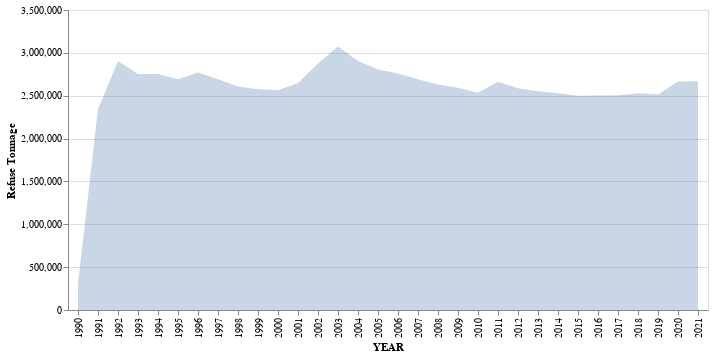

The notebook cell saved with this chart:
### Code cell
alt.Chart(DSNY_pivot).mark_area(opacity=0.3).encode(
    alt.X("YEAR", type = "ordinal"),
    alt.Y("REFUSE", type = "quantitative", title="Refuse Tonnage")
).interactive()

### Figure 1 — Vega-Lite specification as saved in the notebook (floating-point values rounded to 4 significant figures)
{"config": {"view": {"continuousWidth": 400, "continuousHeight": 300}}, "data": {"name": "data-905c9a58ee2e37f957fb318656622bae"}, "mark": {"type": "area", "opacity": 0.3}, "encoding": {"x": {"field": "YEAR", "type": "ordinal"}, "y": {"field": "REFUSE", "title": "Refuse Tonnage", "type": "quantitative"}}, "selection": {"selector007": {"type": "interval", "bind": "scales", "encodings": ["x", "y"]}}, "$schema": "https://vega.github.io/schema/vega-lite/v4.17.0.json", "datasets": {"data-905c9a58ee2e37f957fb318656622bae": [{"YEAR": 1990, "MGP": 0.0, "ORGANICS": 0.0, "PAPER": 0.0, "REFUSE": 303500.0}, {"YEAR": 1991, "MGP": 0.0, "ORGANICS": 0.0, "PAPER": 0.0, "REFUSE": 2346000.0}, {"YEAR": 1992, "MGP": 0.0, "ORGANICS": 0.0, "PAPER": 0.0, "REFUSE": 2906000.0}, {"YEAR": 1993, "MGP": 86540.0, "ORGANICS": 3422.0, "PAPER": 139100.0, "REFUSE": 2752000.0}, {"YEAR": 1994, "MGP": 162500.0, "ORGANICS": 2781.0, "PAPER": 256100.0, "REFUSE": 2754000.0}, {"YEAR": 1995, "MGP": 168100.0, "ORGANICS": 3322.0, "PAPER": 231200.0, "REFUSE": 2691000.0}, {"YEAR": 1996, "MGP": 173700.0, "ORGANICS": 2288.0, "PAPER": 256600.0, "REFUSE": 2771000.0}, {"YEAR": 1997, "MGP": 193300.0, "ORGANICS": 4670.0, "PAPER": 221300.0, "REFUSE": 2692000.0}, {"YEAR": 1998, "MGP": 243900.0, "ORGANICS": 6893.0, "PAPER": 230900.0, "REFUSE": 2608000.0}, {"YEAR": 1999, "MGP": 275600.0, "ORGANICS": 18670.0, "PAPER": 243100.0, "REFUSE": 2577000.0}, {"YEAR": 2000, "MGP": 299000.0, "ORGANICS": 16020.0, "PAPER": 253100.0, "REFUSE": 2565000.0}, {"YEAR": 2001, "MGP": 312400.0, "ORGANICS": 17940.0, "PAPER": 241400.0, "REFUSE": 2649000.0}, {"YEAR": 2002, "MGP": 156000.0, "ORGANICS": 14.8, "PAPER": 209000.0, "REFUSE": 2875000.0}, {"YEAR": 2003, "MGP": 1.0, "ORGANICS": 12.7, "PAPER": 193700.0, "REFUSE": 3075000.0}, {"YEAR": 2004, "MGP": 186900.0, "ORGANICS": 17040.0, "PAPER": 329500.0, "REFUSE": 2906000.0}, {"YEAR": 2005, "MGP": 243700.0, "ORGANICS": 13180.0, "PAPER": 372200.0, "REFUSE": 2806000.0}, {"YEAR": 2006, "MGP": 234800.0, "ORGANICS": 17820.0, "PAPER": 353500.0, "REFUSE": 2759000.0}, {"YEAR": 2007, "MGP": 228000.0, "ORGANICS": 4866.0, "PAPER": 346700.0, "REFUSE": 2692000.0}, {"YEAR": 2008, "MGP": 228700.0, "ORGANICS": 15.0, "PAPER": 341000.0, "REFUSE": 2630000.0}, {"YEAR": 2009, "MGP": 231100.0, "ORGANICS": 0.0, "PAPER": 311200.0, "REFUSE": 2592000.0}, {"YEAR": 2010, "MGP": 220900.0, "ORGANICS": 0.0, "PAPER": 299400.0, "REFUSE": 2534000.0}, {"YEAR": 2011, "MGP": 219400.0, "ORGANICS": 0.0, "PAPER": 302000.0, "REFUSE": 2664000.0}, {"YEAR": 2012, "MGP": 211600.0, "ORGANICS": 146.5, "PAPER": 283200.0, "REFUSE": 2587000.0}, {"YEAR": 2013, "MGP": 219800.0, "ORGANICS": 1651.0, "PAPER": 284100.0, "REFUSE": 2553000.0}, {"YEAR": 2014, "MGP": 235000.0, "ORGANICS": 8202.0, "PAPER": 288700.0, "REFUSE": 2528000.0}, {"YEAR": 2015, "MGP": 251400.0, "ORGANICS": 13670.0, "PAPER": 292700.0, "REFUSE": 2499000.0}, {"YEAR": 2016, "MGP": 275300.0, "ORGANICS": 20550.0, "PAPER": 299300.0, "REFUSE": 2503000.0}, {"YEAR": 2017, "MGP": 283400.0, "ORGANICS": 32110.0, "PAPER": 294100.0, "REFUSE": 2505000.0}, {"YEAR": 2018, "MGP": 290300.0, "ORGANICS": 45390.0, "PAPER": 303100.0, "REFUSE": 2528000.0}, {"YEAR": 2019, "MGP": 299900.0, "ORGANICS": 43420.0, "PAPER": 298700.0, "REFUSE": 2513000.0}, {"YEAR": 2020, "MGP": 348300.0, "ORGANICS": 11420.0, "PAPER": 312200.0, "REFUSE": 2665000.0}, {"YEAR": 2021, "MGP": 318700.0, "ORGANICS": 3849.0, "PAPER": 309500.0, "REFUSE": 2670000.0}]}}
